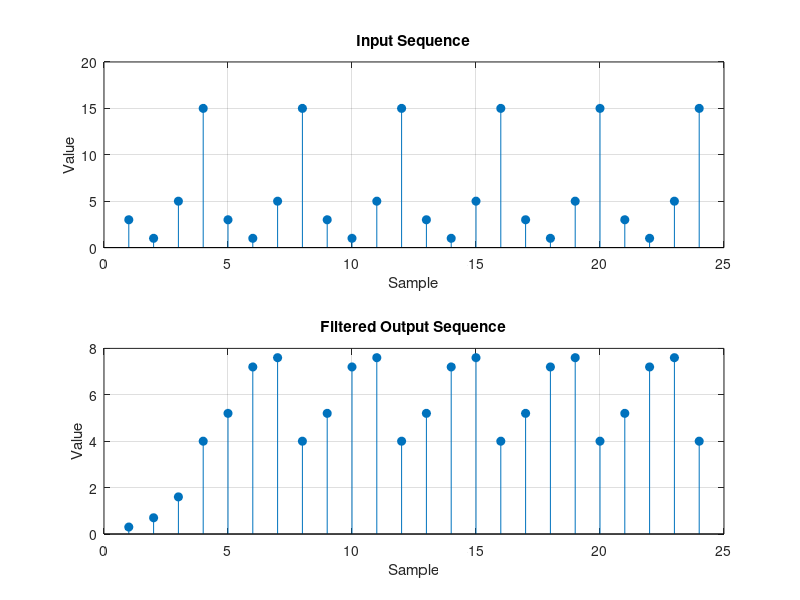

Reproduce this figure in MATLAB.
% Define filter parameters
N = 4; % Number of taps
coeffs = [0.1, 0.2, 0.3, 0.4]; % Filter coefficients
input_sequence = [3, 1, 5, 15, 3, 1, 5, 15, 3, 1, 5, 15, 3, 1, 5, 15, 3, 1, 5, 15, 3, 1, 5, 15]; % Input sequence

% Initialize shift register
shift_register = zeros(1, N);

% Prepare to store outputs
outputs = zeros(1, length(input_sequence));

% Filtering process
for i = 1:length(input_sequence)
    % Shift the register
    shift_register = [input_sequence(i), shift_register(1:end-1)];
    
    % Calculate the output
    output = sum(shift_register .* coeffs);
    outputs(i) = output;
    
    % Display the process
    fprintf('Input: %d, Shift Register: [%s], Output: %d\n', input_sequence(i), num2str(shift_register), output);
end

% Plotting the results
figure;
subplot(2, 1, 1);
stem(input_sequence, 'filled');
title('Input Sequence');
xlabel('Sample');
ylabel('Value');
grid on;

subplot(2, 1, 2);
stem(outputs, 'filled');
title('Filtered Output Sequence');
xlabel('Sample');
ylabel('Value');
grid on;

